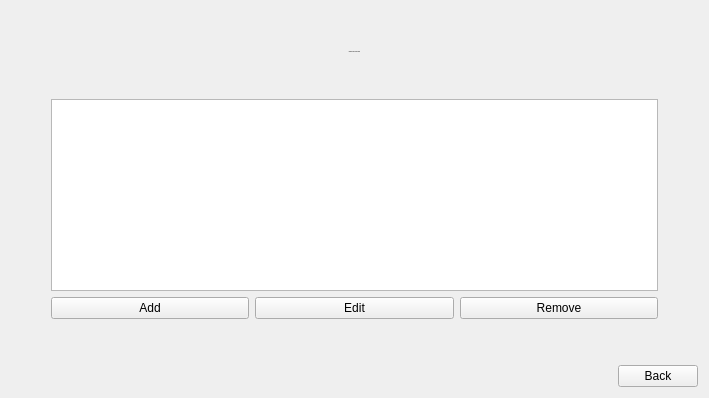
      <widget class="QWidget" name="manageWiFiPage">
       <layout class="QVBoxLayout" name="verticalLayout_10">
        <item>
         <spacer name="verticalSpacer_14">
          <property name="orientation">
           <enum>Qt::Vertical</enum>
          </property>
          <property name="sizeHint" stdset="0">
           <size>
            <width>20</width>
            <height>40</height>
           </size>
          </property>
         </spacer>
        </item>
        <item>
         <widget class="QLabel" name="manageWiFiHeader">
          <property name="font">
           <font>
            <family>Roboto</family>
            <pointsize>-1</pointsize>
           </font>
          </property>
          <property name="text">
           <string>Manage WiFi Connections</string>
          </property>
          <property name="alignment">
           <set>Qt::AlignCenter</set>
          </property>
         </widget>
        </item>
        <item>
         <spacer name="verticalSpacer_15">
          <property name="orientation">
           <enum>Qt::Vertical</enum>
          </property>
          <property name="sizeHint" stdset="0">
           <size>
            <width>20</width>
            <height>40</height>
           </size>
          </property>
         </spacer>
        </item>
        <item>
         <layout class="QVBoxLayout" name="verticalLayout_11">
          <property name="leftMargin">
           <number>40</number>
          </property>
          <property name="rightMargin">
           <number>40</number>
          </property>
          <item>
           <widget class="QListView" name="apListView"/>
          </item>
          <item>
           <layout class="QHBoxLayout" name="horizontalLayout_8">
            <item>
             <widget class="QPushButton" name="manageWiFiAddButton">
              <property name="text">
               <string>Add</string>
              </property>
             </widget>
            </item>
            <item>
             <widget class="QPushButton" name="manageWiFiEditButton">
              <property name="text">
               <string>Edit</string>
              </property>
             </widget>
            </item>
            <item>
             <widget class="QPushButton" name="manageWiFiRemoveButton">
              <property name="text">
               <string>Remove</string>
              </property>
             </widget>
            </item>
           </layout>
          </item>
         </layout>
        </item>
        <item>
         <spacer name="verticalSpacer_17">
          <property name="orientation">
           <enum>Qt::Vertical</enum>
          </property>
          <property name="sizeHint" stdset="0">
           <size>
            <width>20</width>
            <height>40</height>
           </size>
          </property>
         </spacer>
        </item>
        <item>
         <layout class="QHBoxLayout" name="horizontalLayout_7">
          <item>
           <spacer name="horizontalSpacer_9">
            <property name="orientation">
             <enum>Qt::Horizontal</enum>
            </property>
            <property name="sizeHint" stdset="0">
             <size>
              <width>607</width>
              <height>20</height>
             </size>
            </property>
           </spacer>
          </item>
          <item>
           <widget class="QPushButton" name="manageWiFiBackButton">
            <property name="text">
             <string>Back</string>
            </property>
           </widget>
          </item>
         </layout>
        </item>
       </layout>
      </widget>
